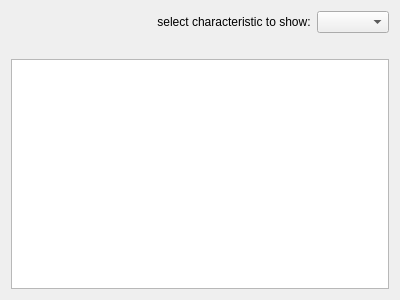
<!--
 src/datavisualizer.ui

 Copyright (c) 2009 Technische Universität Berlin, 
 Stranski-Laboratory for Physical und Theoretical Chemistry

 This file is part of qSLDcalc.

 qSLDcalc is free software: you can redistribute it and/or modify
 it under the terms of the GNU General Public License as published by
 the Free Software Foundation, either version 3 of the License, or
 (at your option) any later version.

 qSLDcalc is distributed in the hope that it will be useful,
 but WITHOUT ANY WARRANTY; without even the implied warranty of
 MERCHANTABILITY or FITNESS FOR A PARTICULAR PURPOSE.  See the
 GNU General Public License for more details.

 You should have received a copy of the GNU General Public License
 along with qSLDcalc. If not, see <http://www.gnu.org/licenses/>.

 Author(s) of this file:
  Ingo Bressler (ingo at cs.tu-berlin.de)
-->
<ui version="4.0" >
 <class>DataVisualizer</class>
 <widget class="QWidget" name="DataVisualizer" >
  <property name="geometry" >
   <rect>
    <x>0</x>
    <y>0</y>
    <width>400</width>
    <height>300</height>
   </rect>
  </property>
  <property name="windowTitle" >
   <string>visualize element data</string>
  </property>
  <layout class="QGridLayout" name="gridLayout" >
   <item row="0" column="2" >
    <widget class="QComboBox" name="cbCharacteristic" >
     <property name="sizeAdjustPolicy" >
      <enum>QComboBox::AdjustToContents</enum>
     </property>
    </widget>
   </item>
   <item row="0" column="0" >
    <spacer name="horizontalSpacer" >
     <property name="orientation" >
      <enum>Qt::Horizontal</enum>
     </property>
     <property name="sizeHint" stdset="0" >
      <size>
       <width>40</width>
       <height>20</height>
      </size>
     </property>
    </spacer>
   </item>
   <item row="0" column="1" >
    <widget class="QLabel" name="lblSelectCharacteristic" >
     <property name="text" >
      <string>select characteristic to show:</string>
     </property>
     <property name="alignment" >
      <set>Qt::AlignCenter</set>
     </property>
    </widget>
   </item>
   <item row="2" column="0" colspan="3" >
    <widget class="QGraphicsView" name="gvDisplay" />
   </item>
   <item row="1" column="0" colspan="3" >
    <widget class="QLabel" name="lblPlotType" >
     <property name="text" >
      <string/>
     </property>
     <property name="alignment" >
      <set>Qt::AlignCenter</set>
     </property>
    </widget>
   </item>
  </layout>
 </widget>
 <resources/>
 <connections/>
</ui>
